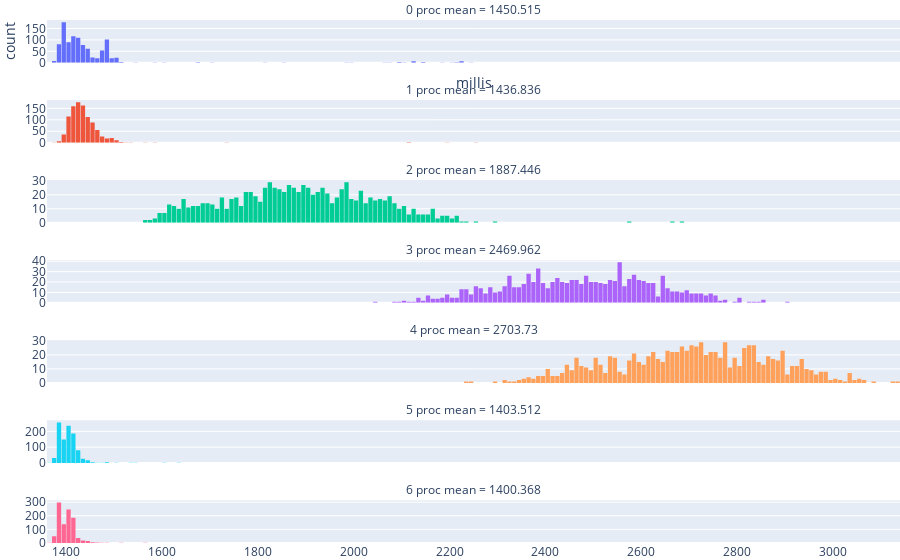

Notebook code cell kept with this figure:
### Code cell
fig7 = make_subplots(rows=7, subplot_titles=[f'{i} proc mean = {np.mean(bash_obs_list[i])}' for i in range(7)], shared_xaxes=True)
for i in range(7):
    main_plot(fig7, bash_obs_list, "Bash", "obs", i, start = 1000, end = 6000)
fig7.update_layout(
    xaxis_title='millis',
    yaxis_title='count',
    bargap=0.1,
    font=dict(
        size=12
    ),
    margin=go.layout.Margin(
        l=0, #left margin
        r=0, #right margin
        b=0, #bottom margin
        t=20, #top margin
    )
    )
fig7.update_traces(showlegend=False)
fig7.update_annotations(font_size=12)
fig7.write_image("plot1.pdf", scale = 1.0, width = 550, height = 600)
fig7.show()

### Figure 1 — Plotly figure (JSON) as saved in the notebook; plotly's stock layout.template omitted (floating-point values rounded to 4 significant figures; data arrays with more than 128 entries replaced by an {"elided": "..."} marker saying what was removed)
{"data": [{"showlegend": false, "type": "histogram", "x": {"elided": "1000 int values"}, "xaxis": "x", "xbins": {"end": 6000, "size": 10, "start": 1000}, "yaxis": "y"}, {"showlegend": false, "type": "histogram", "x": {"elided": "1000 int values"}, "xaxis": "x2", "xbins": {"end": 6000, "size": 10, "start": 1000}, "yaxis": "y2"}, {"showlegend": false, "type": "histogram", "x": {"elided": "1000 float values"}, "xaxis": "x3", "xbins": {"end": 6000, "size": 10, "start": 1000}, "yaxis": "y3"}, {"showlegend": false, "type": "histogram", "x": {"elided": "1000 int values"}, "xaxis": "x4", "xbins": {"end": 6000, "size": 10, "start": 1000}, "yaxis": "y4"}, {"showlegend": false, "type": "histogram", "x": {"elided": "1000 int values"}, "xaxis": "x5", "xbins": {"end": 6000, "size": 10, "start": 1000}, "yaxis": "y5"}, {"showlegend": false, "type": "histogram", "x": {"elided": "1000 int values"}, "xaxis": "x6", "xbins": {"end": 6000, "size": 10, "start": 1000}, "yaxis": "y6"}, {"showlegend": false, "type": "histogram", "x": {"elided": "1000 int values"}, "xaxis": "x7", "xbins": {"end": 6000, "size": 10, "start": 1000}, "yaxis": "y7"}], "layout": {"annotations": [{"font": {"size": 12}, "showarrow": false, "text": "0 proc mean = 1450.515", "x": 0.5, "xanchor": "center", "xref": "paper", "y": 1.0, "yanchor": "bottom", "yref": "paper"}, {"font": {"size": 12}, "showarrow": false, "text": "1 proc mean = 1436.836", "x": 0.5, "xanchor": "center", "xref": "paper", "y": 0.8469, "yanchor": "bottom", "yref": "paper"}, {"font": {"size": 12}, "showarrow": false, "text": "2 proc mean = 1887.446", "x": 0.5, "xanchor": "center", "xref": "paper", "y": 0.6939, "yanchor": "bottom", "yref": "paper"}, {"font": {"size": 12}, "showarrow": false, "text": "3 proc mean = 2469.962", "x": 0.5, "xanchor": "center", "xref": "paper", "y": 0.5408, "yanchor": "bottom", "yref": "paper"}, {"font": {"size": 12}, "showarrow": false, "text": "4 proc mean = 2703.73", "x": 0.5, "xanchor": "center", "xref": "paper", "y": 0.3878, "yanchor": "bottom", "yref": "paper"}, {"font": {"size": 12}, "showarrow": false, "text": "5 proc mean = 1403.512", "x": 0.5, "xanchor": "center", "xref": "paper", "y": 0.2347, "yanchor": "bottom", "yref": "paper"}, {"font": {"size": 12}, "showarrow": false, "text": "6 proc mean = 1400.368", "x": 0.5, "xanchor": "center", "xref": "paper", "y": 0.08163, "yanchor": "bottom", "yref": "paper"}], "bargap": 0.1, "font": {"size": 12}, "margin": {"b": 0, "l": 0, "r": 0, "t": 20}, "xaxis": {"anchor": "y", "domain": [0, 1], "matches": "x7", "showticklabels": false, "title": {"text": "millis"}}, "xaxis2": {"anchor": "y2", "domain": [0, 1], "matches": "x7", "showticklabels": false}, "xaxis3": {"anchor": "y3", "domain": [0, 1], "matches": "x7", "showticklabels": false}, "xaxis4": {"anchor": "y4", "domain": [0, 1], "matches": "x7", "showticklabels": false}, "xaxis5": {"anchor": "y5", "domain": [0, 1], "matches": "x7", "showticklabels": false}, "xaxis6": {"anchor": "y6", "domain": [0, 1], "matches": "x7", "showticklabels": false}, "xaxis7": {"anchor": "y7", "domain": [0, 1]}, "yaxis": {"anchor": "x", "domain": [0.9184, 1.0], "title": {"text": "count"}}, "yaxis2": {"anchor": "x2", "domain": [0.7653, 0.8469]}, "yaxis3": {"anchor": "x3", "domain": [0.6122, 0.6939]}, "yaxis4": {"anchor": "x4", "domain": [0.4592, 0.5408]}, "yaxis5": {"anchor": "x5", "domain": [0.3061, 0.3878]}, "yaxis6": {"anchor": "x6", "domain": [0.1531, 0.2347]}, "yaxis7": {"anchor": "x7", "domain": [0, 0.08163]}}}
